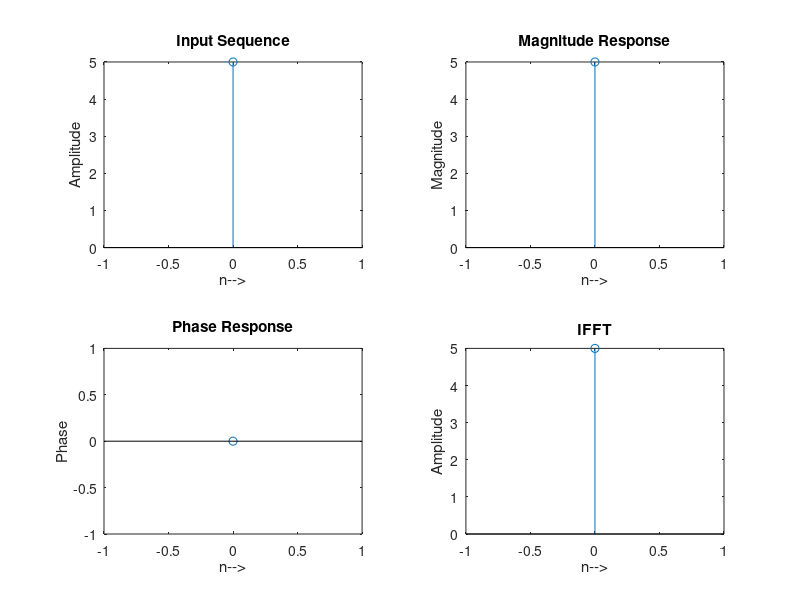

Here is the MATLAB script that generated this plot:
clc;
clear all;
close all;
% To perform FFT of a Signal
x= input("Enter the sequence :\n");
N= length(x)
xK= fft(x,N)
xn= ifft(xK)
n= 0:N-1;
subplot(2,2,1);
stem(n,x);
xlabel("n-->");
ylabel("Amplitude");
title("Input Sequence");
subplot(2,2,2);
stem(n,abs(xK));
xlabel("n-->");
ylabel("Magnitude");
title("Magnitude Response");
subplot(2,2,3);
stem(n,angle(xK));
xlabel("n-->");
ylabel("Phase");
title("Phase Response");
subplot(2,2,4);
stem(n,xn);
xlabel("n-->");
ylabel("Amplitude");
title("IFFT");